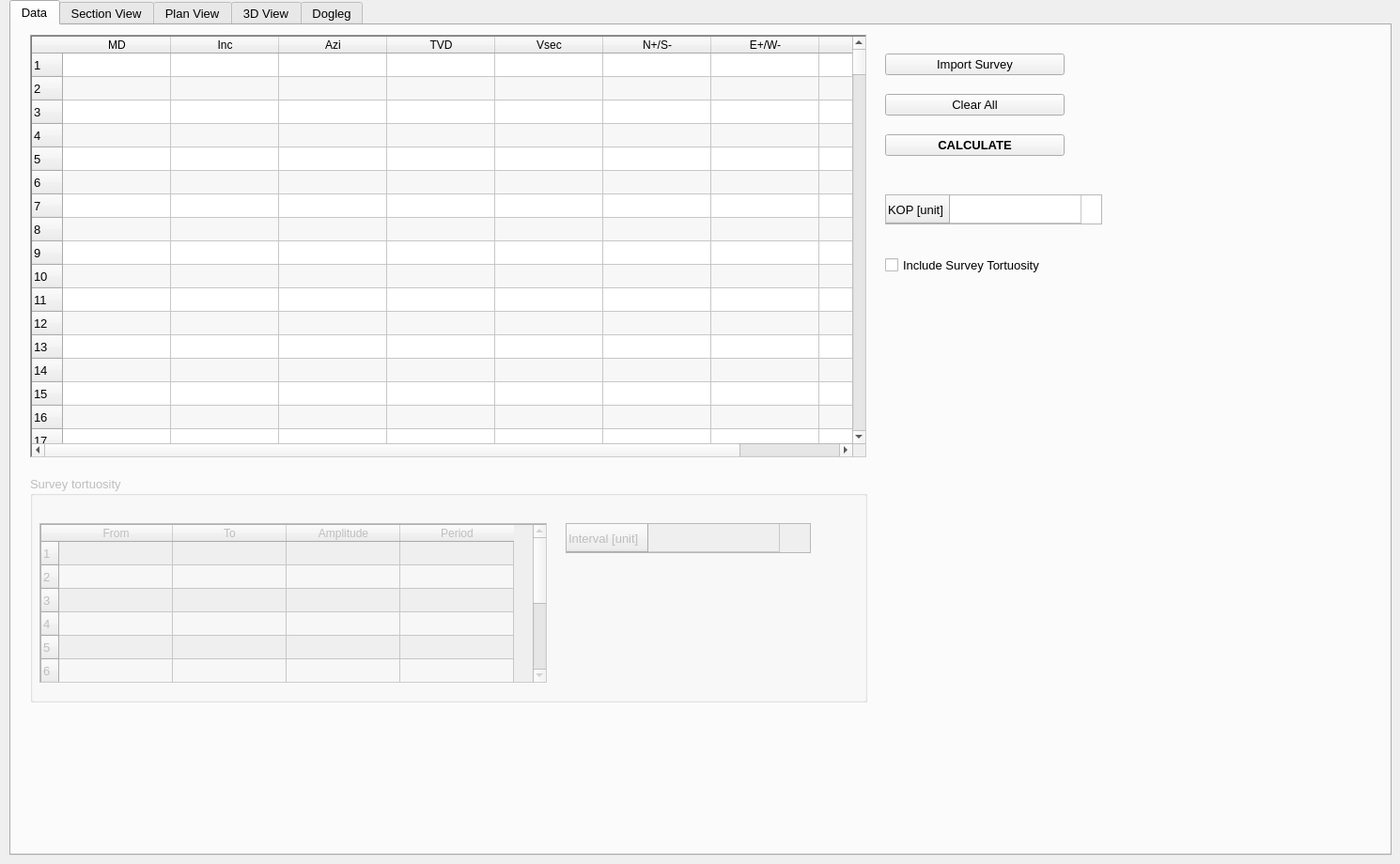
    <widget class="QWidget" name="tab_3">
     <attribute name="title">
      <string>Survey</string>
     </attribute>
     <widget class="QTabWidget" name="tabWidget">
      <property name="enabled">
       <bool>true</bool>
      </property>
      <property name="geometry">
       <rect>
        <x>10</x>
        <y>0</y>
        <width>1471</width>
        <height>911</height>
       </rect>
      </property>
      <property name="font">
       <font>
        <pointsize>10</pointsize>
        <weight>50</weight>
        <bold>false</bold>
       </font>
      </property>
      <property name="tabPosition">
       <enum>QTabWidget::North</enum>
      </property>
      <property name="currentIndex">
       <number>0</number>
      </property>
      <property name="elideMode">
       <enum>Qt::ElideNone</enum>
      </property>
      <property name="usesScrollButtons">
       <bool>true</bool>
      </property>
      <property name="documentMode">
       <bool>false</bool>
      </property>
      <property name="tabsClosable">
       <bool>false</bool>
      </property>
      <property name="movable">
       <bool>false</bool>
      </property>
      <property name="tabBarAutoHide" stdset="0">
       <bool>false</bool>
      </property>
      <widget class="QWidget" name="tab_5">
       <attribute name="title">
        <string>Data</string>
       </attribute>
       <widget class="QWidget" name="verticalLayoutWidget">
        <property name="geometry">
         <rect>
          <x>930</x>
          <y>10</y>
          <width>191</width>
          <height>151</height>
         </rect>
        </property>
        <layout class="QVBoxLayout" name="verticalLayout">
         <property name="spacing">
          <number>0</number>
         </property>
         <item>
          <widget class="QPushButton" name="s2Import_pushButton">
           <property name="text">
            <string>Import Survey</string>
           </property>
          </widget>
         </item>
         <item>
          <widget class="QPushButton" name="s2Remove_pushButton">
           <property name="text">
            <string>Clear All</string>
           </property>
          </widget>
         </item>
         <item>
          <widget class="QPushButton" name="s2Calculate_pushButton">
           <property name="font">
            <font>
             <weight>75</weight>
             <bold>true</bold>
            </font>
           </property>
           <property name="text">
            <string>CALCULATE</string>
           </property>
          </widget>
         </item>
        </layout>
       </widget>
       <widget class="QGroupBox" name="s2SurveyTortuosity_groupBox">
        <property name="enabled">
         <bool>false</bool>
        </property>
        <property name="geometry">
         <rect>
          <x>20</x>
          <y>480</y>
          <width>891</width>
          <height>241</height>
         </rect>
        </property>
        <property name="title">
         <string>Survey tortuosity</string>
        </property>
        <widget class="QTableWidget" name="s2SurveyTortuosity_tableWidget">
         <property name="geometry">
          <rect>
           <x>10</x>
           <y>50</y>
           <width>541</width>
           <height>171</height>
          </rect>
         </property>
         <property name="styleSheet">
          <string notr="true"/>
         </property>
         <property name="frameShape">
          <enum>QFrame::WinPanel</enum>
         </property>
         <property name="alternatingRowColors">
          <bool>true</bool>
         </property>
         <property name="rowCount">
          <number>10</number>
         </property>
         <attribute name="horizontalHeaderDefaultSectionSize">
          <number>121</number>
         </attribute>
         <attribute name="verticalHeaderDefaultSectionSize">
          <number>25</number>
         </attribute>
         <attribute name="verticalHeaderMinimumSectionSize">
          <number>25</number>
         </attribute>
         <row/>
         <row/>
         <row/>
         <row/>
         <row/>
         <row/>
         <row/>
         <row/>
         <row/>
         <row/>
         <column>
          <property name="text">
           <string>From</string>
          </property>
         </column>
         <column>
          <property name="text">
           <string>To</string>
          </property>
         </column>
         <column>
          <property name="text">
           <string>Amplitude</string>
          </property>
         </column>
         <column>
          <property name="text">
           <string>Period</string>
          </property>
         </column>
        </widget>
        <widget class="QTableWidget" name="s2TortuosityInterval_tableWidget">
         <property name="geometry">
          <rect>
           <x>570</x>
           <y>50</y>
           <width>261</width>
           <height>32</height>
          </rect>
         </property>
         <property name="font">
          <font>
           <pointsize>10</pointsize>
          </font>
         </property>
         <property name="autoFillBackground">
          <bool>false</bool>
         </property>
         <property name="frameShadow">
          <enum>QFrame::Sunken</enum>
         </property>
         <property name="sortingEnabled">
          <bool>false</bool>
         </property>
         <property name="columnCount">
          <number>1</number>
         </property>
         <attribute name="horizontalHeaderVisible">
          <bool>false</bool>
         </attribute>
         <attribute name="horizontalHeaderCascadingSectionResizes">
          <bool>false</bool>
         </attribute>
         <attribute name="horizontalHeaderDefaultSectionSize">
          <number>140</number>
         </attribute>
         <attribute name="horizontalHeaderHighlightSections">
          <bool>true</bool>
         </attribute>
         <attribute name="horizontalHeaderShowSortIndicator" stdset="0">
          <bool>false</bool>
         </attribute>
         <attribute name="horizontalHeaderStretchLastSection">
          <bool>false</bool>
         </attribute>
         <attribute name="verticalHeaderDefaultSectionSize">
          <number>30</number>
         </attribute>
         <attribute name="verticalHeaderMinimumSectionSize">
          <number>28</number>
         </attribute>
         <attribute name="verticalHeaderShowSortIndicator" stdset="0">
          <bool>false</bool>
         </attribute>
         <row>
          <property name="text">
           <string>Interval [unit]</string>
          </property>
         </row>
         <column/>
        </widget>
       </widget>
       <widget class="QTableWidget" name="s2DataSurvey_tableWidget">
        <property name="geometry">
         <rect>
          <x>20</x>
          <y>10</y>
          <width>891</width>
          <height>451</height>
         </rect>
        </property>
        <property name="contextMenuPolicy">
         <enum>Qt::DefaultContextMenu</enum>
        </property>
        <property name="layoutDirection">
         <enum>Qt::LeftToRight</enum>
        </property>
        <property name="styleSheet">
         <string notr="true"/>
        </property>
        <property name="frameShape">
         <enum>QFrame::WinPanel</enum>
        </property>
        <property name="frameShadow">
         <enum>QFrame::Sunken</enum>
        </property>
        <property name="midLineWidth">
         <number>1</number>
        </property>
        <property name="horizontalScrollBarPolicy">
         <enum>Qt::ScrollBarAsNeeded</enum>
        </property>
        <property name="autoScrollMargin">
         <number>16</number>
        </property>
        <property name="alternatingRowColors">
         <bool>true</bool>
        </property>
        <property name="gridStyle">
         <enum>Qt::SolidLine</enum>
        </property>
        <property name="sortingEnabled">
         <bool>false</bool>
        </property>
        <property name="wordWrap">
         <bool>true</bool>
        </property>
        <property name="cornerButtonEnabled">
         <bool>true</bool>
        </property>
        <property name="rowCount">
         <number>1000</number>
        </property>
        <property name="columnCount">
         <number>8</number>
        </property>
        <attribute name="horizontalHeaderCascadingSectionResizes">
         <bool>false</bool>
        </attribute>
        <attribute name="horizontalHeaderDefaultSectionSize">
         <number>115</number>
        </attribute>
        <attribute name="horizontalHeaderHighlightSections">
         <bool>true</bool>
        </attribute>
        <attribute name="horizontalHeaderMinimumSectionSize">
         <number>100</number>
        </attribute>
        <attribute name="horizontalHeaderShowSortIndicator" stdset="0">
         <bool>false</bool>
        </attribute>
        <attribute name="horizontalHeaderStretchLastSection">
         <bool>false</bool>
        </attribute>
        <attribute name="verticalHeaderCascadingSectionResizes">
         <bool>false</bool>
        </attribute>
        <attribute name="verticalHeaderDefaultSectionSize">
         <number>25</number>
        </attribute>
        <attribute name="verticalHeaderMinimumSectionSize">
         <number>25</number>
        </attribute>
        <attribute name="verticalHeaderShowSortIndicator" stdset="0">
         <bool>false</bool>
        </attribute>
        <attribute name="verticalHeaderStretchLastSection">
         <bool>false</bool>
        </attribute>
        <row/>
        <row/>
        <row/>
        <row/>
        <row/>
        <row/>
        <row/>
        <row/>
        <row/>
        <row/>
        <row/>
        <row/>
        <row/>
        <row/>
        <row/>
        <row/>
        <row/>
        <row/>
        <row/>
        <row/>
        <row/>
        <row/>
        <row/>
        <row/>
        <row/>
        <row/>
        <row/>
        <row/>
        <row/>
        <row/>
        <row/>
        <row/>
        <row/>
        <row/>
        <row/>
        <row/>
        <row/>
        <row/>
        <row/>
        <row/>
        <row/>
        <row/>
        <row/>
        <row/>
        <row/>
        <row/>
        <row/>
        <row/>
        <row/>
        <row/>
        <row/>
        <row/>
        <row/>
        <row/>
        <row/>
        <row/>
        <row/>
        <row/>
        <row/>
        <row/>
        <row/>
        <row/>
        <row/>
        <row/>
        <row/>
        <row/>
        <row/>
        <row/>
        <row/>
        <row/>
        <row/>
        <row/>
        <row/>
        <row/>
        <row/>
        <row/>
        <row/>
        <row/>
        <row/>
        <row/>
        <row/>
        <row/>
        <row/>
        <row/>
        <row/>
        <row/>
        <row/>
        <row/>
        <row/>
        <row/>
        <row/>
        <row/>
        <row/>
        <row/>
        <row/>
        <row/>
        <row/>
        <row/>
        <row/>
        <row/>
        <row/>
        <row/>
        <row/>
        <row/>
        <row/>
        <row/>
        <row/>
        <row/>
        <row/>
        <row/>
        <row/>
        <row/>
        <row/>
        <row/>
        <row/>
        <row/>
        <row/>
        <row/>
        <row/>
        <row/>
        <row/>
        <row/>
        <row/>
        <row/>
        <row/>
        <row/>
        <row/>
        <row/>
        <row/>
        <row/>
        <row/>
        <row/>
        <row/>
        <row/>
        <row/>
        <row/>
        <row/>
        <row/>
        <row/>
        <row/>
        <row/>
        <row/>
        <row/>
        <row/>
        <row/>
        <row/>
        <row/>
        <row/>
        <row/>
        <row/>
        <row/>
        <row/>
        <row/>
        <row/>
        <row/>
        <row/>
        <row/>
        <row/>
        <row/>
        <row/>
        <row/>
        <row/>
        <row/>
        <row/>
        <row/>
        <row/>
        <row/>
        <row/>
        <row/>
        <row/>
        <row/>
        <row/>
        <row/>
        <row/>
        <row/>
        <row/>
        <row/>
        <row/>
        <row/>
        <row/>
        <row/>
        <row/>
        <row/>
        <row/>
        <row/>
        <row/>
        <row/>
        <row/>
        <row/>
        <row/>
        <row/>
        <row/>
        <row/>
        <row/>
        <row/>
        <row/>
        <row/>
        <row/>
        <row/>
        <row/>
        <row/>
        <row/>
        <row/>
        <row/>
        <row/>
        <row/>
        <row/>
        <row/>
        <row/>
        <row/>
        <row/>
        <row/>
        <row/>
        <row/>
        <row/>
        <row/>
        <row/>
        <row/>
        <row/>
        <row/>
        <row/>
        <row/>
        <row/>
        <row/>
        <row/>
        <row/>
        <row/>
        <row/>
        <row/>
        <row/>
        <row/>
        <row/>
        <row/>
        <row/>
        <row/>
        <row/>
        <row/>
        <row/>
        <row/>
        <row/>
        <row/>
        <row/>
        <row/>
        <row/>
        <row/>
        <row/>
        <row/>
        <row/>
        <row/>
        <row/>
        <row/>
        <row/>
        <row/>
        <row/>
        <row/>
        <row/>
        <row/>
        <row/>
        <row/>
        <row/>
        <row/>
        <row/>
        <row/>
        <row/>
        <row/>
        <row/>
        <row/>
        <row/>
        <row/>
        <row/>
        <row/>
        <row/>
        <row/>
        <row/>
        <row/>
        <row/>
        <row/>
        <row/>
        <row/>
        <row/>
        <row/>
        <row/>
        <row/>
        <row/>
        <row/>
        <row/>
        <row/>
        <row/>
        <row/>
        <row/>
        <row/>
        <row/>
        <row/>
        <row/>
        <row/>
        <row/>
        <row/>
        <row/>
        <row/>
        <row/>
        <row/>
        <row/>
        <row/>
        <row/>
        <row/>
        <row/>
        <row/>
        <row/>
        <row/>
        <row/>
        <row/>
        <row/>
        <row/>
        <row/>
        <row/>
        <row/>
        <row/>
        <row/>
        <row/>
        <row/>
        <row/>
        <row/>
        <row/>
        <row/>
        <row/>
        <row/>
        <row/>
        <row/>
        <row/>
        <row/>
        <row/>
        <row/>
        <row/>
        <row/>
        <row/>
        <row/>
        <row/>
        <row/>
        <row/>
        <row/>
        <row/>
        <row/>
        <row/>
        <row/>
        <row/>
        <row/>
        <row/>
        <row/>
        <row/>
        <row/>
        <row/>
        <row/>
        <row/>
        <row/>
        <row/>
        <row/>
        <row/>
        <row/>
        <row/>
        <row/>
        <row/>
        <row/>
        <row/>
        <row/>
        <row/>
        <row/>
        <row/>
        <row/>
        <row/>
        <row/>
        <row/>
        <row/>
        <row/>
        <row/>
        <row/>
        <row/>
        <row/>
        <row/>
        <row/>
        <row/>
        <row/>
        <row/>
        <row/>
        <row/>
        <row/>
        <row/>
        <row/>
        <row/>
        <row/>
        <row/>
        <row/>
        <row/>
        <row/>
        <row/>
        <row/>
        <row/>
        <row/>
        <row/>
        <row/>
        <row/>
        <row/>
        <row/>
        <row/>
        <row/>
        <row/>
        <row/>
        <row/>
        <row/>
        <row/>
        <row/>
        <row/>
        <row/>
        <row/>
        <row/>
        <row/>
        <row/>
        <row/>
        <row/>
        <row/>
        <row/>
        <row/>
        <row/>
        <row/>
        <row/>
        <row/>
        <row/>
        <row/>
        <row/>
        <row/>
        <row/>
        <row/>
        <row/>
        <row/>
        <row/>
        <row/>
        <row/>
        <row/>
        <row/>
        <row/>
        <row/>
        <row/>
        <row/>
        <row/>
        <row/>
        <row/>
        <row/>
        <row/>
        <row/>
        <row/>
        <row/>
        <row/>
        <row/>
        <row/>
        <row/>
        <row/>
        <row/>
        <row/>
        <row/>
        <row/>
        <row/>
        <row/>
        <row/>
        <row/>
        <row/>
        <row/>
        <row/>
        <row/>
        <row/>
        <row/>
        <row/>
        <row/>
        <row/>
        <row/>
        <row/>
        <row/>
        <row/>
        <row/>
        <row/>
        <row/>
        <row/>
        <row/>
        <row/>
        <row/>
        <row/>
        <row/>
        <row/>
        <row/>
        <row/>
        <row/>
        <row/>
        <row/>
        <row/>
        <row/>
        <row/>
        <row/>
        <row/>
        <row/>
        <row/>
        <row/>
        <row/>
        <row/>
        <row/>
        <row/>
        <row/>
        <row/>
        <row/>
        <row/>
        <row/>
        <row/>
        <row/>
        <row/>
        <row/>
        <row/>
        <row/>
        <row/>
        <row/>
        <row/>
        <row/>
        <row/>
        <row/>
        <row/>
        <row/>
        <row/>
        <row/>
        <row/>
        <row/>
        <row/>
        <row/>
        <row/>
        <row/>
        <row/>
        <row/>
        <row/>
        <row/>
        <row/>
        <row/>
        <row/>
        <row/>
        <row/>
        <row/>
        <row/>
        <row/>
        <row/>
        <row/>
        <row/>
        <row/>
        <row/>
        <row/>
        <row/>
        <row/>
        <row/>
        <row/>
        <row/>
        <row/>
        <row/>
        <row/>
        <row/>
        <row/>
        <row/>
        <row/>
        <row/>
        <row/>
        <row/>
        <row/>
        <row/>
        <row/>
        <row/>
        <row/>
        <row/>
        <row/>
        <row/>
        <row/>
        <row/>
        <row/>
        <row/>
        <row/>
        <row/>
        <row/>
        <row/>
        <row/>
        <row/>
        <row/>
        <row/>
        <row/>
        <row/>
        <row/>
        <row/>
        <row/>
        <row/>
        <row/>
        <row/>
        <row/>
        <row/>
        <row/>
        <row/>
        <row/>
        <row/>
        <row/>
        <row/>
        <row/>
        <row/>
        <row/>
        <row/>
        <row/>
        <row/>
        <row/>
        <row/>
        <row/>
        <row/>
        <row/>
        <row/>
        <row/>
        <row/>
        <row/>
        <row/>
        <row/>
        <row/>
        <row/>
        <row/>
        <row/>
        <row/>
        <row/>
        <row/>
        <row/>
        <row/>
        <row/>
        <row/>
        <row/>
        <row/>
        <row/>
        <row/>
        <row/>
        <row/>
        <row/>
        <row/>
        <row/>
        <row/>
        <row/>
        <row/>
        <row/>
        <row/>
        <row/>
        <row/>
        <row/>
        <row/>
        <row/>
        <row/>
        <row/>
        <row/>
        <row/>
        <row/>
        <row/>
        <row/>
        <row/>
        <row/>
        <row/>
        <row/>
        <row/>
        <row/>
        <row/>
        <row/>
        <row/>
        <row/>
        <row/>
        <row/>
        <row/>
        <row/>
        <row/>
        <row/>
        <row/>
        <row/>
        <row/>
        <row/>
        <row/>
        <row/>
        <row/>
        <row/>
        <row/>
        <row/>
        <row/>
        <row/>
        <row/>
        <row/>
        <row/>
        <row/>
        <row/>
        <row/>
        <row/>
        <row/>
        <row/>
        <row/>
        <row/>
        <row/>
        <row/>
        <row/>
        <row/>
        <row/>
        <row/>
        <row/>
        <row/>
        <row/>
        <row/>
        <row/>
        <row/>
        <row/>
        <row/>
        <row/>
        <row/>
        <row/>
        <row/>
        <row/>
        <row/>
        <row/>
        <row/>
        <row/>
        <row/>
        <row/>
        <row/>
        <row/>
        <row/>
        <row/>
        <row/>
        <row/>
        <row/>
        <row/>
        <row/>
        <row/>
        <row/>
        <row/>
        <row/>
        <row/>
        <row/>
        <row/>
        <row/>
        <row/>
        <row/>
        <row/>
        <row/>
        <row/>
        <row/>
        <row/>
        <row/>
        <row/>
        <row/>
        <row/>
        <row/>
        <row/>
        <row/>
        <row/>
        <row/>
        <row/>
        <row/>
        <row/>
        <row/>
        <row/>
        <row/>
        <row/>
        <row/>
        <row/>
        <row/>
        <row/>
        <row/>
        <row/>
        <row/>
        <row/>
        <row/>
        <row/>
        <row/>
        <row/>
        <row/>
        <row/>
        <row/>
        <row/>
        <row/>
        <row/>
        <row/>
        <row/>
        <row/>
        <row/>
        <row/>
        <row/>
        <row/>
        <row/>
        <row/>
        <row/>
        <row/>
        <row/>
        <row/>
        <row/>
        <row/>
        <row/>
        <row/>
        <row/>
        <row/>
        <row/>
        <row/>
        <row/>
        <row/>
        <row/>
        <row/>
        <row/>
        <row/>
        <row/>
        <row/>
        <row/>
        <row/>
        <row/>
        <row/>
        <row/>
        <row/>
        <row/>
        <row/>
        <row/>
        <row/>
        <row/>
        <row/>
        <row/>
        <row/>
        <row/>
        <row/>
        <row/>
        <row/>
        <row/>
        <row/>
        <row/>
        <row/>
        <row/>
        <row/>
        <row/>
        <row/>
        <row/>
        <row/>
        <row/>
        <row/>
        <row/>
        <row/>
        <row/>
        <row/>
        <row/>
        <row/>
        <row/>
        <row/>
        <row/>
        <row/>
        <row/>
        <row/>
        <row/>
        <row/>
        <row/>
        <row/>
        <row/>
        <row/>
        <row/>
        <row/>
        <row/>
        <row/>
        <row/>
        <row/>
        <row/>
        <row/>
        <row/>
        <row/>
        <row/>
        <row/>
        <row/>
        <row/>
        <row/>
        <row/>
        <row/>
        <row/>
        <row/>
        <row/>
        <row/>
        <row/>
        <row/>
        <row/>
        <row/>
        <row/>
        <row/>
        <row/>
        <row/>
        <row/>
        <row/>
        <row/>
        <row/>
        <row/>
        <row/>
        <row/>
        <row/>
        <row/>
        <row/>
        <row/>
        <row/>
        <row/>
        <row/>
        <row/>
        <row/>
        <row/>
        <row/>
        <row/>
        <row/>
        <row/>
        <row/>
        <row/>
        <row/>
        <row/>
        <row/>
        <row/>
        <row/>
        <row/>
        <row/>
        <row/>
        <row/>
        <row/>
        <row/>
        <row/>
        <row/>
        <row/>
        <row/>
        <row/>
        <row/>
        <row/>
        <row/>
        <row/>
        <row/>
        <row/>
        <row/>
        <row/>
        <row/>
        <row/>
        <row/>
        <row/>
        <row/>
        <row/>
        <row/>
        <row/>
        <row/>
        <row/>
        <row/>
        <row/>
        <row/>
        <row/>
        <row/>
        <row/>
        <row/>
        <row/>
        <row/>
        <row/>
        <row/>
        <row/>
        <row/>
        <row/>
        <row/>
        <row/>
        <row/>
        <row/>
        <row/>
        <row/>
        <row/>
        <row/>
        <row/>
        <row/>
        <row/>
        <row/>
        <row/>
        <row/>
        <row/>
        <row/>
        <row/>
        <row/>
        <row/>
        <row/>
        <row/>
        <row/>
        <row/>
        <row/>
        <row/>
        <row/>
        <row/>
        <row/>
        <row/>
        <row/>
        <row/>
        <row/>
        <row/>
        <row/>
        <row/>
        <row/>
        <row/>
        <row/>
        <row/>
        <row/>
        <row/>
        <row/>
        <row/>
        <row/>
        <row/>
        <row/>
        <row/>
        <row/>
        <column>
         <property name="text">
          <string>MD</string>
         </property>
        </column>
        <column>
         <property name="text">
          <string>Inc</string>
         </property>
        </column>
        <column>
         <property name="text">
          <string>Azi</string>
         </property>
        </column>
        <column>
         <property name="text">
          <string>TVD</string>
         </property>
        </column>
        <column>
         <property name="text">
          <string>Vsec</string>
         </property>
        </column>
        <column>
         <property name="text">
          <string>N+/S-</string>
         </property>
        </column>
        <column>
         <property name="text">
          <string>E+/W-</string>
         </property>
        </column>
        <column>
         <property name="text">
          <string>Dogleg</string>
         </property>
        </column>
        <item row="0" column="0">
         <property name="text">
          <string/>
         </property>
        </item>
        <item row="0" column="3">
         <property name="text">
          <string/>
         </property>
         <property name="foreground">
          <brush brushstyle="NoBrush">
           <color alpha="255">
            <red>0</red>
            <green>0</green>
            <blue>0</blue>
           </color>
          </brush>
         </property>
        </item>
       </widget>
       <widget class="QCheckBox" name="s2SurveyTortuosity_checkBox">
        <property name="geometry">
         <rect>
          <x>930</x>
          <y>240</y>
          <width>221</width>
          <height>31</height>
         </rect>
        </property>
        <property name="text">
         <string>Include Survey Tortuosity</string>
        </property>
        <property name="checked">
         <bool>false</bool>
        </property>
       </widget>
       <widget class="QTableWidget" name="s2KOP_tableWidget">
        <property name="geometry">
         <rect>
          <x>930</x>
          <y>180</y>
          <width>231</width>
          <height>32</height>
         </rect>
        </property>
        <property name="font">
         <font>
          <pointsize>10</pointsize>
         </font>
        </property>
        <property name="autoFillBackground">
         <bool>false</bool>
        </property>
        <property name="frameShadow">
         <enum>QFrame::Sunken</enum>
        </property>
        <property name="sortingEnabled">
         <bool>false</bool>
        </property>
        <property name="columnCount">
         <number>1</number>
        </property>
        <attribute name="horizontalHeaderVisible">
         <bool>false</bool>
        </attribute>
        <attribute name="horizontalHeaderCascadingSectionResizes">
         <bool>false</bool>
        </attribute>
        <attribute name="horizontalHeaderDefaultSectionSize">
         <number>140</number>
        </attribute>
        <attribute name="horizontalHeaderHighlightSections">
         <bool>true</bool>
        </attribute>
        <attribute name="horizontalHeaderShowSortIndicator" stdset="0">
         <bool>false</bool>
        </attribute>
        <attribute name="horizontalHeaderStretchLastSection">
         <bool>false</bool>
        </attribute>
        <attribute name="verticalHeaderDefaultSectionSize">
         <number>30</number>
        </attribute>
        <attribute name="verticalHeaderMinimumSectionSize">
         <number>28</number>
        </attribute>
        <attribute name="verticalHeaderShowSortIndicator" stdset="0">
         <bool>false</bool>
        </attribute>
        <row>
         <property name="text">
          <string>KOP [unit]</string>
         </property>
        </row>
        <column/>
       </widget>
      </widget>
      <widget class="QWidget" name="tab_6">
       <attribute name="title">
        <string>Section View</string>
       </attribute>
       <widget class="MatplotlibWidget" name="s2SectionView_graphicsView">
        <property name="geometry">
         <rect>
          <x>60</x>
          <y>60</y>
          <width>600</width>
          <height>500</height>
         </rect>
        </property>
       </widget>
      </widget>
      <widget class="QWidget" name="tab_7">
       <attribute name="title">
        <string>Plan View</string>
       </attribute>
       <widget class="MatplotlibWidget" name="s2PlanView_graphicsView">
        <property name="geometry">
         <rect>
          <x>60</x>
          <y>60</y>
          <width>600</width>
          <height>500</height>
         </rect>
        </property>
       </widget>
      </widget>
      <widget class="QWidget" name="tab_8">
       <attribute name="title">
        <string>3D View</string>
       </attribute>
       <widget class="Matplotlib3DWidget" name="s2TriDView_graphicsView">
        <property name="geometry">
         <rect>
          <x>60</x>
          <y>20</y>
          <width>791</width>
          <height>711</height>
         </rect>
        </property>
       </widget>
      </widget>
      <widget class="QWidget" name="tab_9">
       <attribute name="title">
        <string>Dogleg</string>
       </attribute>
       <widget class="MatplotlibWidget" name="s2Dogleg_graphicsView">
        <property name="geometry">
         <rect>
          <x>60</x>
          <y>60</y>
          <width>600</width>
          <height>500</height>
         </rect>
        </property>
       </widget>
      </widget>
     </widget>
    </widget>
